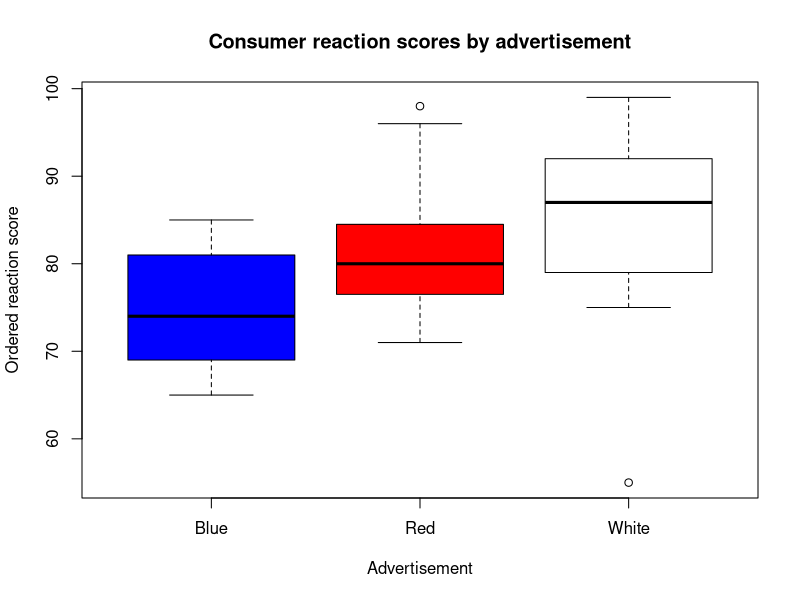

Generate this figure with R:
# 成员A：Q1广告比较、Q2小鸡饲料ANOVA
# 状态：Q1 完成（2026-11-12）；Q2 待做。以项目根目录为工作目录。

# ---- Q1 ----
red   <- c(80, 80, 78, 81, 72, 85, 96, 84, 71, 75, 98)
white <- c(75, 55, 98, 92, 86, 78, 87, 79, 88, 87, 85, 94, 99)
blue  <- c(72, 76, 70, 77, 68, 82, 85, 81, 65, 69)
ads <- data.frame(
  score = c(red, white, blue),
  advertisement = factor(rep(c("Red", "White", "Blue"), times = c(11, 13, 10)))
)
dim(ads); table(ads$advertisement)
any(is.na(ads$score))

boxplot(score ~ advertisement, data = ads,
        col  = c("blue", "red", "white"),
        main = "Consumer reaction scores by advertisement",
        xlab = "Advertisement", ylab = "Ordered reaction score")
kruskal.test(score ~ advertisement, data = ads)

# ---- Q2 ----
data("chickwts", package = "datasets")
chicks <- chickwts
dim(chicks); table(chicks$feed)
any(is.na(chicks$weight))
# Q2 分析待做
